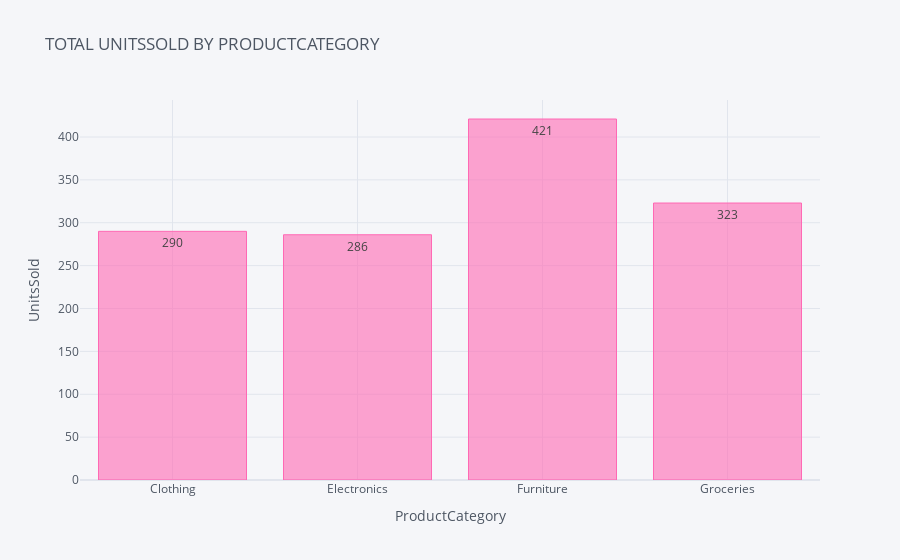

The notebook cell this image was saved under:
### Code cell
c= a.groupby(["ProductCategory"])["UnitsSold"].sum().reset_index()
c.iplot(kind="bar",x="ProductCategory",y="UnitsSold",text="UnitsSold",color="hotpink",
        title="TOTAL UNITSSOLD BY PRODUCTCATEGORY",
        yaxis_title= "UnitsSold", xaxis_title="ProductCategory")

### Figure 1 — Plotly figure (JSON) as saved in the notebook; plotly's stock layout.template omitted (floating-point values rounded to 4 significant figures)
{"data": [{"marker": {"color": "rgba(255, 105, 180, 0.6)", "line": {"color": "rgba(255, 105, 180, 1.0)", "width": 1}}, "name": "UnitsSold", "orientation": "v", "text": [290, 286, 421, 323], "type": "bar", "x": ["Clothing", "Electronics", "Furniture", "Groceries"], "y": [290, 286, 421, 323]}], "layout": {"autosize": true, "legend": {"bgcolor": "#F5F6F9", "font": {"color": "#4D5663"}}, "paper_bgcolor": "#F5F6F9", "plot_bgcolor": "#F5F6F9", "title": {"font": {"color": "#4D5663"}, "text": "TOTAL UNITSSOLD BY PRODUCTCATEGORY"}, "xaxis": {"autorange": true, "gridcolor": "#E1E5ED", "range": [-0.5, 3.5], "showgrid": true, "tickfont": {"color": "#4D5663"}, "title": {"font": {"color": "#4D5663"}, "text": "ProductCategory"}, "type": "category", "zerolinecolor": "#E1E5ED"}, "yaxis": {"autorange": true, "gridcolor": "#E1E5ED", "range": [0, 443.2], "showgrid": true, "tickfont": {"color": "#4D5663"}, "title": {"font": {"color": "#4D5663"}, "text": "UnitsSold"}, "type": "linear", "zerolinecolor": "#E1E5ED"}}}
